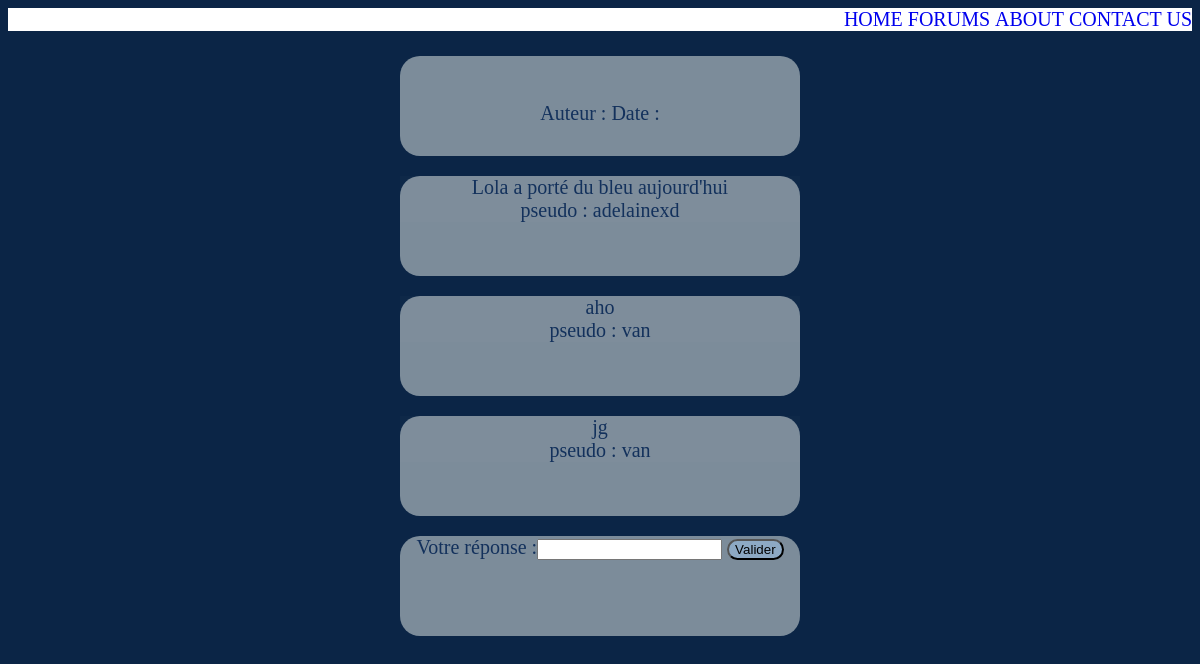
/sujet.php?idsujet=2, run on the app's committed database.
### tables this page shows
CREATE TABLE `reponse` (
  `id_reponse` int(11) NOT NULL,
  `id_sujet` int(11) NOT NULL,
  `id_user` int(11) NOT NULL,
  `date_depot` datetime NOT NULL DEFAULT current_timestamp(),
  `reponse` varchar(128) NOT NULL
);

CREATE TABLE `user` (
  `id_user` int(11) NOT NULL,
  `nom` varchar(24) NOT NULL,
  `email` varchar(24) NOT NULL,
  `password` varchar(24) NOT NULL,
  `pseudo` varchar(24) NOT NULL,
  `date_insc` datetime NOT NULL DEFAULT current_timestamp()
);

### sujet.php (the view, shortened to what this page needs)
<html>
    <head>
        <link rel = stylesheet href = "style.css">
    </head>
    <body>
      <?php session_start();
      $idsujet = $_GET['idsujet']; ?>
        <?php $connexion = mysqli_connect('localhost','root','');
        mysqli_query($connexion,'USE gamora;') or exit(mysqli_error($connexion));?>
        <ul id="navigation">
            <li><a href="home.php">HOME</a></li>
            <li><a href="forum.php">FORUMS</a></li>
            <li><a href="about.html">ABOUT</a></li>
            <li><a href="contact.html">CONTACT US </a></li>
        </ul>
        <div class="">
          <p>
            <h3><?php echo $_GET['lib'];?></h3><br>
            <?php echo $_GET['description'];?><br>
            Auteur : <?php echo $_GET['pseudo'] ;?> Date : <?php echo $_GET['datecrea']; ?><br>
          </p>
        </div>
          <?php
          $req2 = mysqli_query($connexion,"SELECT pseudo, reponse, id_sujet  FROM reponse,  user WHERE reponse.id_sujet = '$idsujet' AND reponse.id_user = user.id_user");?>
          <?php while ($line = mysqli_fetch_assoc($req2)) { ?>
            <div class="">
              <?php if($ligne['id_sujet']=$idsujet) { ?>
                <p><?php echo $line['reponse']; ?><br>
                pseudo : <?php echo $line['pseudo'];?></p>
            <?php }
              else {
                break;
              }?>
            </div>
          <?php }?>
        <form  action = "reponse.php" method="get">
            <label for="reponse">Votre réponse :</label><input type="text" name="reponse" value="">
            <input class="bleu" type="submit" name="valider" value="Valider">
        </form>
    </body>
</html>

### style.css (style rules this page uses)
body { background-color: #0B2546; font-family: serif; color : #13315C; font-size: 20px; }
p { font-size: 20px; color : #13315C; background: rgba(238,244,237,0.01); }
form, div { background-color: #EEF4ED; width: 400px; min-height: 100px; text-align: center; background: rgba(238,244,237,0.5); margin: auto; border-radius: 20px; }
.bleu { background-color: #8DA9C4; border-radius: 30px ; }
#navigation { background-color: white; list-style: none; text-align: right; }
#navigation li { display: inline; color: #EEF4ED; }
a { text-decoration: none; }

### data on the page
reponse: reponse "Lola a porté du bleu aujourd'hui", id_user.pseudo "adelainexd"
reponse: reponse "aho", id_user.pseudo "van"
reponse: reponse "jg", id_user.pseudo "van"
